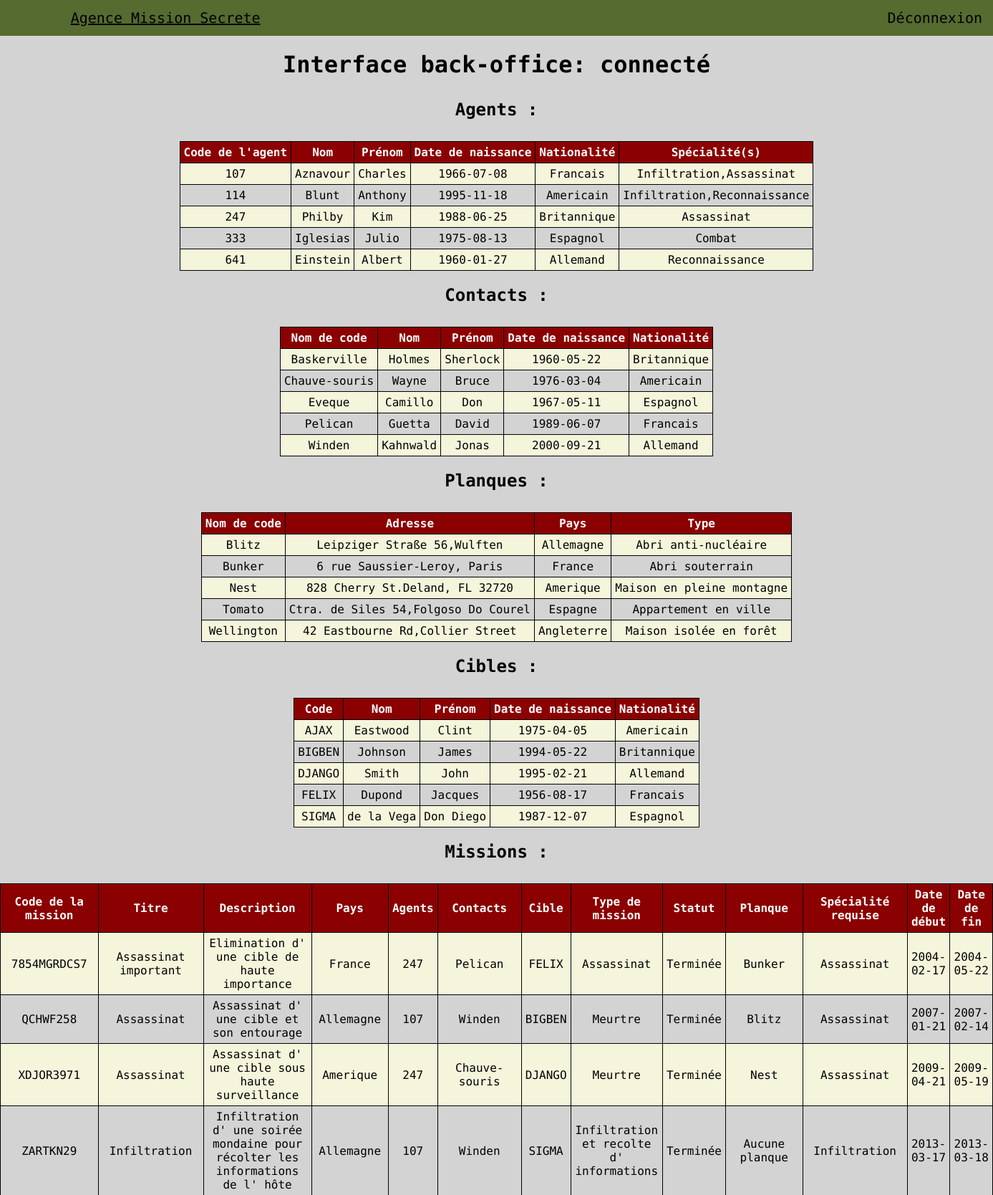
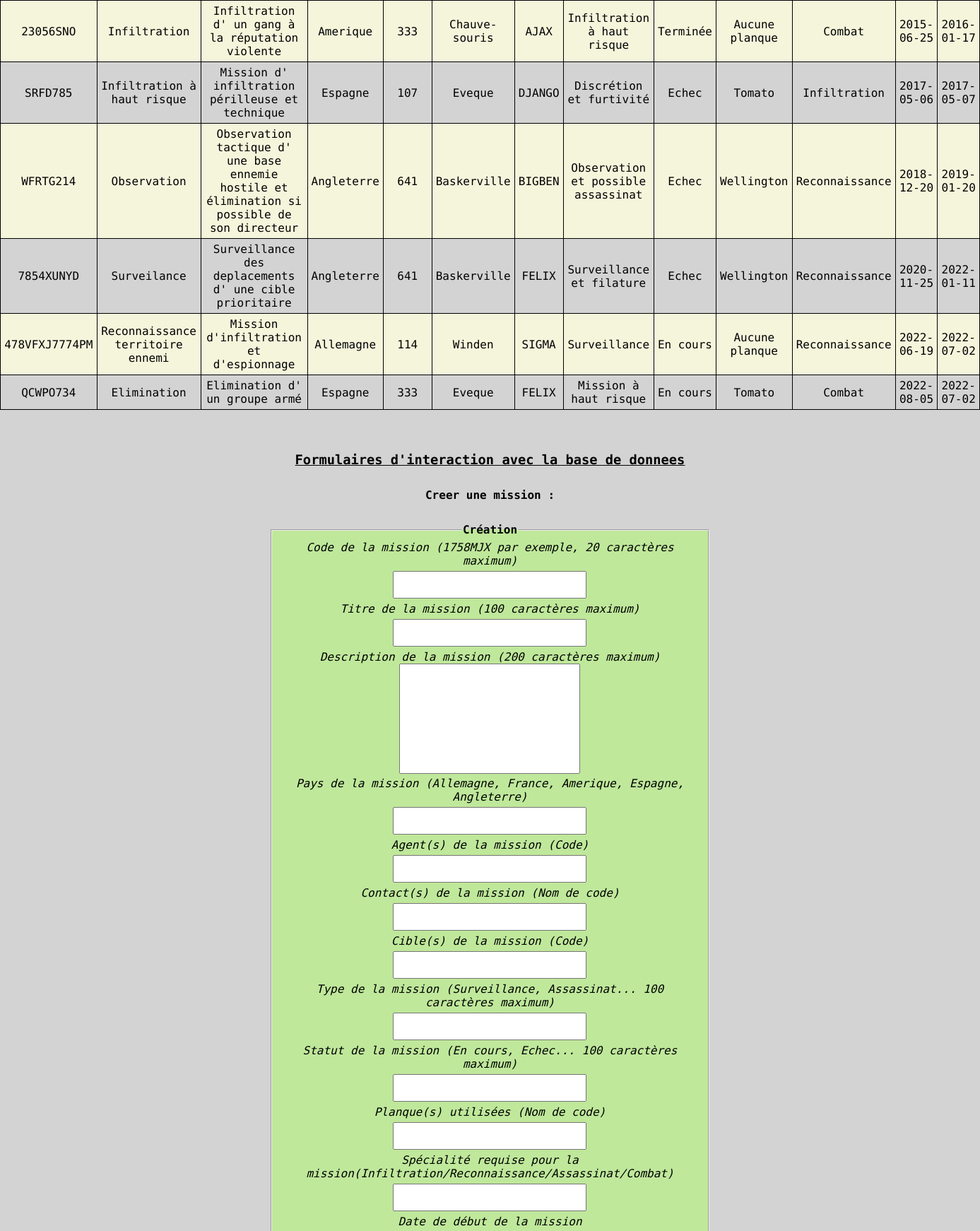
The page /Vue/interface.php (upper part) on the database its author committed (2 pictures, top to bottom).
### tables this page shows
CREATE TABLE `agents` (
  `code_agent` int(3) NOT NULL,
  `name` varchar(150) NOT NULL,
  `firstname` varchar(150) NOT NULL,
  `dateBirth` date NOT NULL,
  `nationality` varchar(100) NOT NULL,
  `specialities` set('Infiltration','Reconnaissance','Assassinat','Combat') NOT NULL
);

CREATE TABLE `contacts` (
  `codeName` varchar(15) NOT NULL,
  `name` varchar(150) NOT NULL,
  `firstname` varchar(150) NOT NULL,
  `dateBirth` date NOT NULL,
  `nationality` varchar(100) NOT NULL
);

CREATE TABLE `hideouts` (
  `code_hideout` varchar(15) NOT NULL,
  `address` varchar(150) NOT NULL,
  `country` varchar(100) NOT NULL,
  `type` varchar(150) NOT NULL
);

CREATE TABLE `targets` (
  `code_target` varchar(7) NOT NULL,
  `name` varchar(150) NOT NULL,
  `firstname` varchar(150) NOT NULL,
  `dateBirth` date NOT NULL,
  `nationality` varchar(100) NOT NULL
);

CREATE TABLE `missions` (
  `code_mission` varchar(20) NOT NULL,
  `title` varchar(100) NOT NULL,
  `description` varchar(200) NOT NULL,
  `country` varchar(100) NOT NULL,
  `agents` int(3) NOT NULL,
  `contacts` varchar(15) NOT NULL,
  `targets` varchar(7) NOT NULL,
  `missionType` varchar(150) NOT NULL,
  `status` varchar(100) NOT NULL,
  `hideouts` varchar(15) DEFAULT NULL,
  `specialityRequired` enum('Infiltration','Reconnaissance','Assassinat','Combat') NOT NULL,
  `dateStart` date NOT NULL,
  `dateEnd` date NOT NULL
);

### back/Modeles/Agents.php (called while the page is built)
<?php
class Agents
{
    private int $code_agent;
    private string $name;
    private string $firstname;
    private string $dateBirth;
    private string $nationality;
    private string $specialities;
    public function getAgentCode(): int
    {
        return $this->code_agent;
    }
    public function getAgentName(): string
    {
        return $this->name;
    }
    public function getAgentFirstName(): string
    {
        return $this->firstname;
    }
    public function getAgentDateBirth(): string
    {
        return $this->dateBirth;
    }
    public function getAgentNationality(): string
    {
        return $this->nationality;
    }
    public function getAgentSpecialities(): string
    {
        return $this->specialities;
    }
}

### back/Modeles/Contacts.php (called while the page is built)
<?php
class Contacts
{
    private string $codeName;
    private string $name;
    private string $firstname;
    private string $dateBirth;
    private string $nationality;
    public function getContactCodeName(): string
    {
        return $this->codeName;
    }
    public function getContactName(): string
    {
        return $this->name;
    }
    public function getContactFirstName(): string
    {
        return $this->firstname;
    }
    public function getContactDateBirth(): string
    {
        return $this->dateBirth;
    }
    public function getContactCodeNationality(): string
    {
        return $this->nationality;
    }
}

### back/Modeles/Hideouts.php (called while the page is built)
<?php
class Hideouts
{
    private string $code_hideout;
    private string $address;
    private string $country;
    private string $type;
    public function getHideoutCode(): string
    {
        return $this->code_hideout;
    }
    public function getHideoutAddress(): string
    {
        return $this->address;
    }
    public function getHideoutCountry(): string
    {
        return $this->country;
    }
    public function getHideoutType(): string
    {
        return $this->type;
    }
}

### back/Modeles/Targets.php (called while the page is built)
<?php
class Targets
{
    private string $code_target;
    private string $name;
    private string $firstname;
    private string $dateBirth;
    private string $nationality;
    public function getTargetCode(): string
    {
        return $this->code_target;
    }
    public function getTargetName(): string
    {
        return $this->name;
    }
    public function getTargetFirstname(): string
    {
        return $this->firstname;
    }
    public function getTargetDateBirth(): string
    {
        return $this->dateBirth;
    }
    public function getTargetNationality(): string
    {
        return $this->nationality;
    }
}

### back/Modeles/Missions.php (called while the page is built)
<?php
class Missions
{
    private string $code_mission;
    private string $title;
    private string $description;
    private string $country;
    private int $agents;
    private string $contacts;
    private string $targets;
    private string $missionType;
    private string $status;
    private ?string $hideouts;
    private string $specialityRequired;
    private string $dateStart;
    private string $dateEnd;
    public function getMissionCode() :string
    {
        return $this->code_mission;
    }
    public function getMissionTitle() :string
    {
        return $this->title;
    }
    public function getMissionDescription() :string
    {
        return $this->description;
    }
    public function getMissionCountry() :string
    {
        return $this->country;
    }
    public function getMissionAgents() :int
    {
        return $this->agents;
    }
    public function getMissionContacts() :string
    {
        return $this->contacts;
    }
    public function getMissionCibles() :string
    {
        return $this->targets;
    }
    public function getMissionType() :string
    {
        return $this->missionType;
    }
    public function getMissionStatus() :string
    {
        return $this->status;
    }
    public function getMissionPlanques() :?string
    {
        $hideout = $this->hideouts;
        if(is_null($hideout)) {
            return 'Aucune planque';
        } else {
            return $this->hideouts;
        }
    }
    public function getMissionSpeciality() :string
    {
        return $this->specialityRequired;
    }
    public function getMissionDateStart() :string
    {
        return $this->dateStart;
    }
    public function getMissionDateEnd() :string
    {
        return $this->dateEnd;
    }
}

### back/Modeles/Database.php (the view, shortened to what this page needs)
<?php
class Database {
    private $pdo;
    public function __construct()
    {
        $this->pdo = new PDO('mysql:host=localhost;port=8889;dbname=mission_secrete', 'root', 'root');
    }
    public function displayAgents()
    {
        try {
            $pdoStatement = $this->pdo->prepare('SELECT * FROM agents');
            $pdoStatement->setFetchMode(PDO::FETCH_CLASS, 'Agents');
            if($pdoStatement->execute()) {
                while($agent = $pdoStatement->fetch()) {
                    echo '<tr>';
                    echo '<td>'.$agent->getAgentCode().'</td>';
                    echo '<td>'.$agent->getAgentName().'</td>';
                    echo '<td>'.$agent->getAgentFirstName().'</td>';
                    echo '<td>'.$agent->getAgentDateBirth().'</td>';
                    echo '<td>'.$agent->getAgentNationality().'</td>';
                    echo '<td>'.$agent->getAgentSpecialities().'</td>';
                    echo '</tr>';
                }
            }
        } catch(PDOException $e) {
            echo $e->getMessage();
        }
    }
    public function displayContacts()
    {
        try {
            $pdoStatement = $this->pdo->prepare('SELECT * FROM contacts');
            $pdoStatement->setFetchMode(PDO::FETCH_CLASS, 'Contacts');
            if($pdoStatement->execute()) {
                while( $contact = $pdoStatement->fetch()) {
                    echo '<tr>';
                    echo '<td>'.$contact->getContactCodeName().'</td>';
                    echo '<td>'.$contact->getContactName().'</td>';
                    echo '<td>'.$contact->getContactFirstName().'</td>';
                    echo '<td>'.$contact->getContactDateBirth().'</td>';
                    echo '<td>'.$contact->getContactCodeNationality().'</td>';
                    echo '</tr>';
                }
            }
        } catch(PDOException $e) {
            echo $e->getMessage();
        }
    }
    public function displayHideouts()
    {
        try {
            $pdoStatement = $this->pdo->prepare('SELECT * FROM hideouts');
            $pdoStatement->setFetchMode(PDO::FETCH_CLASS, 'Hideouts');
            if($pdoStatement->execute()) {
                while( $hideout = $pdoStatement->fetch()) {
                    echo '<tr>';
                    echo '<td>'.$hideout->getHideoutCode().'</td>';
                    echo '<td>'.$hideout->getHideoutAddress().'</td>';
                    echo '<td>'.$hideout->getHideoutCountry().'</td>';
                    echo '<td>'.$hideout->getHideoutType().'</td>';
                    echo '</tr>';
                }
            }
        } catch(PDOException $e) {
            echo $e->getMessage();
        }
    }
    public function displayTargets()
    {
        try {
            $pdoStatement = $this->pdo->prepare('SELECT * FROM targets');
            $pdoStatement->setFetchMode(PDO::FETCH_CLASS, 'Targets');
            if($pdoStatement->execute()) {
                while( $target = $pdoStatement->fetch()) {
                    echo '<tr>';
                    echo '<td>'.$target->getTargetCode().'</td>';
                    echo '<td>'.$target->getTargetName().'</td>';
                    echo '<td>'.$target->getTargetFirstname().'</td>';
                    echo '<td>'.$target->getTargetDateBirth().'</td>';
                    echo '<td>'.$target->getTargetNationality().'</td>';
                    echo '</tr>';
                }
            }
        } catch(PDOException $e) {
            echo $e->getMessage();
        }
    }
    public function displayMissionsInterface()
    {
        try {
            $pdoStatement = $this->pdo->prepare('SELECT * FROM missions ORDER BY dateStart');
            $pdoStatement->setFetchMode(PDO::FETCH_CLASS, 'Missions');
            if($pdoStatement->execute()) {
                while( $mission = $pdoStatement->fetch()) {
                    echo '<tr>';
                    echo '<td>'.$mission->getMissionCode().'</td>';
                    echo '<td>'.$mission->getMissionTitle().'</td>';
                    echo '<td>'.$mission->getMissionDescription().'</td>';
                    echo '<td>'.$mission->getMissionCountry().'</td>';
                    echo '<td>'.$mission->getMissionAgents().'</td>';
                    echo '<td>'.$mission->getMissionContacts().'</td>';
                    echo '<td>'.$mission->getMissionCibles().'</td>';
                    echo '<td>'.$mission->getMissionType().'</td>';
                    echo '<td>'.$mission->getMissionStatus().'</td>';
                    echo '<td>'.$mission->getMissionPlanques().'</td>';
                    echo '<td>'.$mission->getMissionSpeciality().'</td>';
                    echo '<td>'.$mission->getMissionDateStart().'</td>';
                    echo '<td>'.$mission->getMissionDateEnd().'</td>';
                    echo '</tr>';
                }
            }
        } catch(PDOException $e) {
            echo $e->getMessage();
        }
    }
}

### Vue/interface.css (style rules this page uses)
html, body { margin: 0; padding: 0; font-family: 'Source Code Pro', monospace; background-color: lightgray; }
th, td { border: solid 1px black; padding: 5px; }
tr:nth-child(odd) { background-color: beige; }

### rows shown on the page
agents: code_agent "107", name "Aznavour", firstname "Charles", dateBirth "1966-07-08", nationality "Francais", specialities "Infiltration,Assassinat"
agents: code_agent "114", name "Blunt", firstname "Anthony", dateBirth "1995-11-18", nationality "Americain", specialities "Infiltration,Reconnaissance"
agents: code_agent "247", name "Philby", firstname "Kim", dateBirth "1988-06-25", nationality "Britannique", specialities "Assassinat"
agents: code_agent "333", name "Iglesias", firstname "Julio", dateBirth "1975-08-13", nationality "Espagnol", specialities "Combat"
agents: code_agent "641", name "Einstein", firstname "Albert", dateBirth "1960-01-27", nationality "Allemand", specialities "Reconnaissance"
contacts: codeName "Baskerville", name "Holmes", firstname "Sherlock", dateBirth "1960-05-22", nationality "Britannique"
contacts: codeName "Chauve-souris", name "Wayne", firstname "Bruce", dateBirth "1976-03-04", nationality "Americain"
contacts: codeName "Eveque", name "Camillo", firstname "Don", dateBirth "1967-05-11", nationality "Espagnol"
contacts: codeName "Pelican", name "Guetta", firstname "David", dateBirth "1989-06-07", nationality "Francais"
contacts: codeName "Winden", name "Kahnwald", firstname "Jonas", dateBirth "2000-09-21", nationality "Allemand"
hideouts: code_hideout "Blitz", address "Leipziger Straße 56,Wulften", country "Allemagne", type "Abri anti-nucléaire"
hideouts: code_hideout "Bunker", address "6 rue Saussier-Leroy, Paris", country "France", type "Abri souterrain"
hideouts: code_hideout "Nest", address "828 Cherry St.Deland, FL 32720", country "Amerique", type "Maison en pleine montagne"
hideouts: code_hideout "Tomato", address "Ctra. de Siles 54,Folgoso Do Courel", country "Espagne", type "Appartement en ville"
hideouts: code_hideout "Wellington", address "42 Eastbourne Rd,Collier Street", country "Angleterre", type "Maison isolée en forêt"
targets: code_target "AJAX", name "Eastwood", firstname "Clint", dateBirth "1975-04-05", nationality "Americain"
targets: code_target "BIGBEN", name "Johnson", firstname "James", dateBirth "1994-05-22", nationality "Britannique"
targets: code_target "DJANGO", name "Smith", firstname "John", dateBirth "1995-02-21", nationality "Allemand"
targets: code_target "FELIX", name "Dupond", firstname "Jacques", dateBirth "1956-08-17", nationality "Francais"
targets: code_target "SIGMA", name "de la Vega", firstname "Don Diego", dateBirth "1987-12-07", nationality "Espagnol"
missions: code_mission "7854MGRDCS7", title "Assassinat important", description "Elimination d' une cible de haute importance", country "France", agents "247", contacts "Pelican", targets "FELIX", missionType "Assassinat", status "Terminée", hideouts "Bunker", specialityRequired "Assassinat", dateStart "2004-02-17", dateEnd "2004-05-22"
missions: code_mission "QCHWF258", title "Assassinat", description "Assassinat d' une cible et son entourage", country "Allemagne", agents "107", contacts "Winden", targets "BIGBEN", missionType "Meurtre", status "Terminée", hideouts "Blitz", specialityRequired "Assassinat", dateStart "2007-01-21", dateEnd "2007-02-14"
missions: code_mission "XDJOR3971", title "Assassinat", description "Assassinat d' une cible sous haute surveillance", country "Amerique", agents "247", contacts "Chauve-souris", targets "DJANGO", missionType "Meurtre", status "Terminée", hideouts "Nest", specialityRequired "Assassinat", dateStart "2009-04-21", dateEnd "2009-05-19"
missions: code_mission "ZARTKN29", title "Infiltration", description "Infiltration d' une soirée mondaine pour récolter les informations de l' hôte", country "Allemagne", agents "107", contacts "Winden", targets "SIGMA", missionType "Infiltration et recolte d' informations", status "Terminée", MissionPlanques "Aucune planque", specialityRequired "Infiltration", dateStart "2013-03-17", dateEnd "2013-03-18"
missions: code_mission "23056SNO", title "Infiltration", description "Infiltration d' un gang à la réputation violente", country "Amerique", agents "333", contacts "Chauve-souris", targets "AJAX", missionType "Infiltration à haut risque", status "Terminée", MissionPlanques "Aucune planque", specialityRequired "Combat", dateStart "2015-06-25", dateEnd "2016-01-17"
missions: code_mission "SRFD785", title "Infiltration à haut risque", description "Mission d' infiltration périlleuse et technique", country "Espagne", agents "107", contacts "Eveque", targets "DJANGO", missionType "Discrétion et furtivité", status "Echec", hideouts "Tomato", specialityRequired "Infiltration", dateStart "2017-05-06", dateEnd "2017-05-07"
missions: code_mission "WFRTG214", title "Observation", description "Observation tactique d' une base ennemie hostile et élimination si possible de son directeur", country "Angleterre", agents "641", contacts "Baskerville", targets "BIGBEN", missionType "Observation et possible assassinat", status "Echec", hideouts "Wellington", specialityRequired "Reconnaissance", dateStart "2018-12-20", dateEnd "2019-01-20"
missions: code_mission "7854XUNYD", title "Surveilance", description "Surveillance des deplacements d' une cible prioritaire", country "Angleterre", agents "641", contacts "Baskerville", targets "FELIX", missionType "Surveillance et filature", status "Echec", hideouts "Wellington", specialityRequired "Reconnaissance", dateStart "2020-11-25", dateEnd "2022-01-11"
missions: code_mission "478VFXJ7774PM", title "Reconnaissance territoire ennemi", description "Mission d'infiltration et d'espionnage", country "Allemagne", agents "114", contacts "Winden", targets "SIGMA", missionType "Surveillance", status "En cours", MissionPlanques "Aucune planque", specialityRequired "Reconnaissance", dateStart "2022-06-19", dateEnd "2022-07-02"
missions: code_mission "QCWPO734", title "Elimination", description "Elimination d' un groupe armé", country "Espagne", agents "333", contacts "Eveque", targets "FELIX", missionType "Mission à haut risque", status "En cours", hideouts "Tomato", specialityRequired "Combat", dateStart "2022-08-05", dateEnd "2022-07-02"
